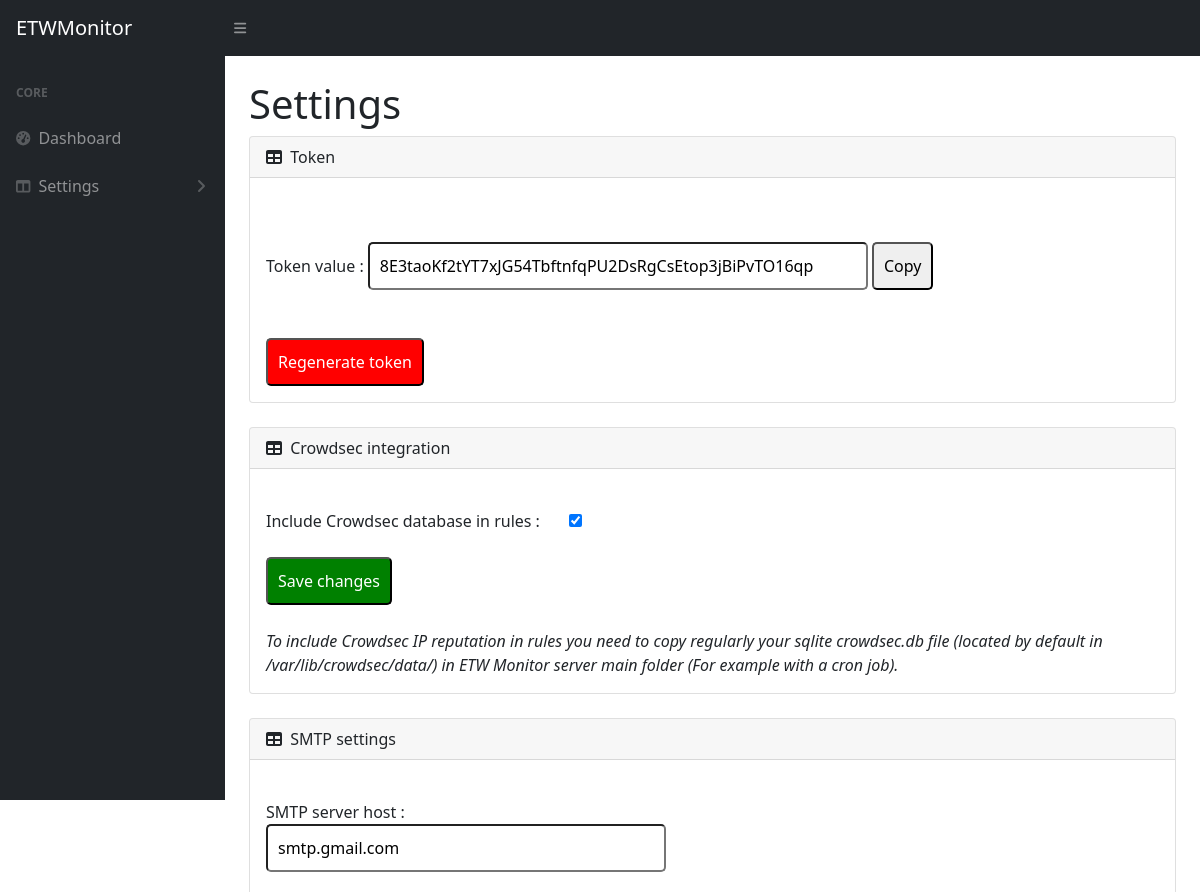
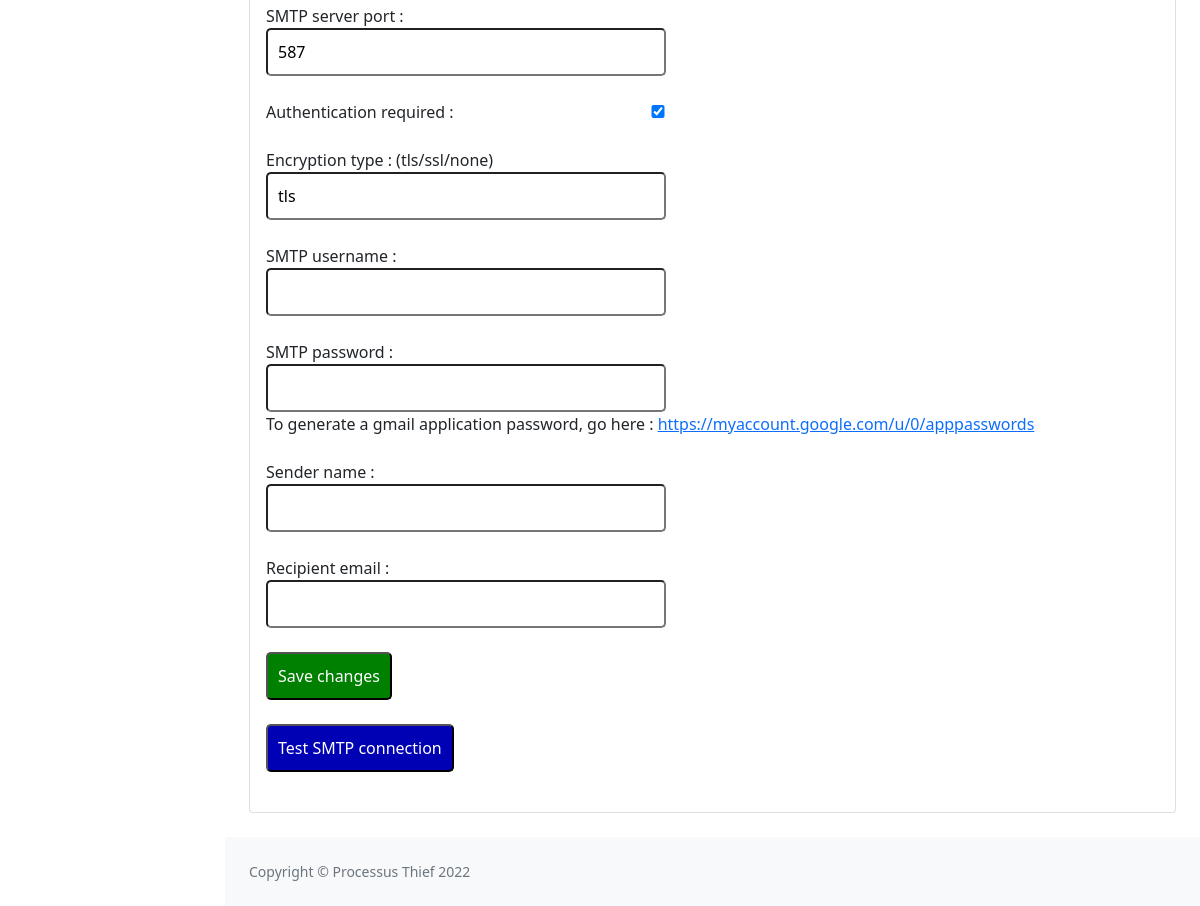
The page /settings.php on the database its author committed (2 pictures, top to bottom).
### tables this page shows
CREATE TABLE 'settings' ('token' TEXT);

CREATE TABLE 'crowdsec' ('active' INTEGER DEFAULT 0 , 'last_update' TEXT);

CREATE TABLE 'smtp' ('smtp_host' TEXT, 'smtp_port' INTEGER, 'smtp_auth' BOOLEAN, 'smtp_secure' TEXT, 'smtp_username' TEXT, 'smtp_password' TEXT, 'smtp_fromEmail' TEXT, 'smtp_toEmail' TEXT);

### settings.php (the view, shortened to what this page needs)
<!DOCTYPE html>
<html lang="en">
    <head>
        <link href="https://cdn.jsdelivr.net/npm/simple-datatables@latest/dist/style.css" rel="stylesheet" />
        <link href="css/styles.css" rel="stylesheet" />
    </head>
    <body class="sb-nav-fixed">
        <nav class="sb-topnav navbar navbar-expand navbar-dark bg-dark">
            <a class="navbar-brand ps-3" href="index.php">ETWMonitor</a>
            <button class="btn btn-link btn-sm order-1 order-lg-0 me-4 me-lg-0" id="sidebarToggle" href="#!"><i class="fas fa-bars"></i></button>
        </nav>
        <div id="layoutSidenav">
            <div id="layoutSidenav_nav">
                <?php
                    include('nav.php');
                ?>
            </div>
            <div id="layoutSidenav_content">
                <main>
                    <div class="container-fluid px-4">
                        <h1 class="mt-4">Settings</h1>
                        <div class="card mb-4">
                            <div class="card-header">
                                <i class="fas fa-table me-1"></i>
                                Token
                            </div>
                            <div class="card-body">
<?php
    $db = new PDO('sqlite:./ETWMonitor.sqlite');
    $db->setAttribute(PDO::ATTR_DEFAULT_FETCH_MODE, PDO::FETCH_ASSOC);
    $db->setAttribute(PDO::ATTR_ERRMODE, PDO::ERRMODE_EXCEPTION);
    $stmt = $db->prepare('SELECT token FROM settings');
    $stmt->execute();
    $req = $stmt->fetch();
    $token = "<NOT_CONFIGURED>";
    if( isset($req['token']) ) {
        $token = $req['token'];
    }
        echo '<br /><br />Token value :
        <input style="width:500px;border-radius:5px;padding:10px;" type="text" value="'.$token.'" id="token">
        <button style="border-radius:5px;padding:10px;" onclick="copyToken()">Copy</button><br /><br />
        <br />
        <button style="color:white;padding:10px;background-color:red;border-radius:5px;" onclick="generate_token()">Regenerate token</button>
        <script>
            function copyToken(){
                var copyText = document.getElementById("token");
                copyText.select();
                copyText.setSelectionRange(0, 99999);
                navigator.clipboard.writeText(copyText.value);
            }
            function generate_token(){
                document.location.href="settings.php?generate_token";
            }
        </script>';
?>
                            </div>
                        </div>
                        <div class="card mb-4">
                            <div class="card-header">
                                <i class="fas fa-table me-1"></i>
                                Crowdsec integration
                            </div>
                            <div class="card-body">
                                <?php
    $db = new PDO('sqlite:./ETWMonitor.sqlite');
    $db->setAttribute(PDO::ATTR_DEFAULT_FETCH_MODE, PDO::FETCH_ASSOC);
    $db->setAttribute(PDO::ATTR_ERRMODE, PDO::ERRMODE_EXCEPTION);
    $stmt = $db->prepare('SELECT active FROM crowdsec');
    $stmt->execute();
    $req = $stmt->fetch();
        echo '<form method="POST" action="#"><br />
           <label for="activation" style="margin-right:25px;">Include Crowdsec database in rules : </label>
           <input type="checkbox" name="activation" id="activation" ';
           if($req['active']==1){
                echo "checked ";
           }
        echo '><br />
        <br />
        <input type="submit" style="border-radius:5px;padding:10px;background:green;color:white;cursor:pointer;" value="Save changes">
        <br /><br />
        <span style="font-style:italic;">To include Crowdsec IP reputation in rules you need to copy regularly your sqlite crowdsec.db file (located by default in /var/lib/crowdsec/data/) in ETW Monitor server main folder (For example with a cron job).</span>
        </form>';
?>
                            </div>
                        </div>
                        <div class="card mb-4">
                            <div class="card-header">
                                <i class="fas fa-table me-1"></i>
                                SMTP settings
                            </div>
                            <div class="card-body">
<br />
<?php
    $stmt_select = $db->prepare('SELECT * FROM smtp WHERE "rowid" = 1');
    $stmt_select->execute();
    $req_select = $stmt_select->fetch();
echo '
<form method="POST" action="#" id="smtp_settings">
    <label for="smtp_host">SMTP server host : </label> <br /><input style="width:400px;border-radius:5px;padding:10px;" type="text" value="'.$req_select['smtp_host'].'" id="smtp_host" name="smtp_host">
    <br /><br />
    <label for="smtp_port">SMTP server port : </label> <br /><input style="width:400px;border-radius:5px;padding:10px;" type="number" value="'.$req_select['smtp_port'].'" id="smtp_port" name="smtp_port">
    <br /><br />
    <label for="smtp_auth">Authentication required : </label> <input style="width:400px;border-radius:5px;padding:10px;" type="checkbox" ';
    if($req_select['smtp_auth']){
        echo 'checked';
    }
    echo ' id="smtp_auth" name="smtp_auth">
    <br /><br />
    <label for="smtp_secure">Encryption type : (tls/ssl/none)</label> <br /><input style="width:400px;border-radius:5px;padding:10px;" type="text" value="'.$req_select['smtp_secure'].'" id="smtp_secure" name="smtp_secure">
    <br /><br />
    <label for="smtp_username">SMTP username : </label> <br /><input style="width:400px;border-radius:5px;padding:10px;" type="text" value="'.$req_select['smtp_username'].'" id="smtp_username" name="smtp_username">
    <br /><br />
    <label for="smtp_password">SMTP password :
    </label> <br /><input style="width:400px;border-radius:5px;padding:10px;" type="password" value="'.$req_select['smtp_password'].'" id="smtp_password" name="smtp_password">
    <br />
    To generate a gmail application password, go here : <a href="https://myaccount.google.com/u/0/apppasswords">https://myaccount.google.com/u/0/apppasswords</a>
    <br /><br />
    <label for="smtp_fromEmail">Sender name : </label> <br /><input style="width:400px;border-radius:5px;padding:10px;" type="text" value="'.$req_select['smtp_fromEmail'].'" id="smtp_fromEmail" name="smtp_fromEmail">
    <br /><br />
    <label for="smtp_toEmail">Recipient email : </label><br /> <input style="width:400px;border-radius:5px;padding:10px;" type="text" value="'.$req_select['smtp_toEmail'].'" id="smtp_toEmail" name="smtp_toEmail">
    <br /><br />
    <input style="border-radius:5px;padding:10px;background:green;color:white;cursor:pointer;" type="submit" value="Save changes">
    <br /><br />
    </form>
    <script type="text/javascript">
        function test_smtp(){
            document.getElementById("result").style.setProperty("visibility", "visible");
            document.getElementById("result").style.setProperty("display", "block");
            const xhttp = new XMLHttpRequest();
            xhttp.open("GET", "test_alert.php", false);
            xhttp.send();
            document.getElementById("result").innerHTML = xhttp.responseText;
        }
    </script>
    <button style="color:white;padding:10px;background-color:rgb(0,0,180);border-radius:5px;" onclick="test_smtp()" id="test_smtp">Test SMTP connection</button>
    <br /><br />
    <div id="result" style="visibility:hidden;display:none;"><img width="200px" src="assets/img/loading.gif"></div>
';
?>
                           </div>
                        </div>
                    </div>
                </main>
                <footer class="py-4 bg-light mt-auto">
                    <div class="container-fluid px-4">
                        <div class="d-flex align-items-center justify-content-between small">
                            <div class="text-muted">Copyright &copy; Processus Thief 2022</div>
                        </div>
                    </div>
                </footer>
            </div>
        </div>
    </body>
</html>

### rows shown on the page
settings: token "8E3taoKf2tYT7xJG54TbftnfqPU2DsRgCsEtop3jBiPvTO16qp"
crowdsec: active "☑"
smtp: smtp_host "smtp.gmail.com", smtp_port "587", smtp_auth "☑", smtp_secure "tls"
